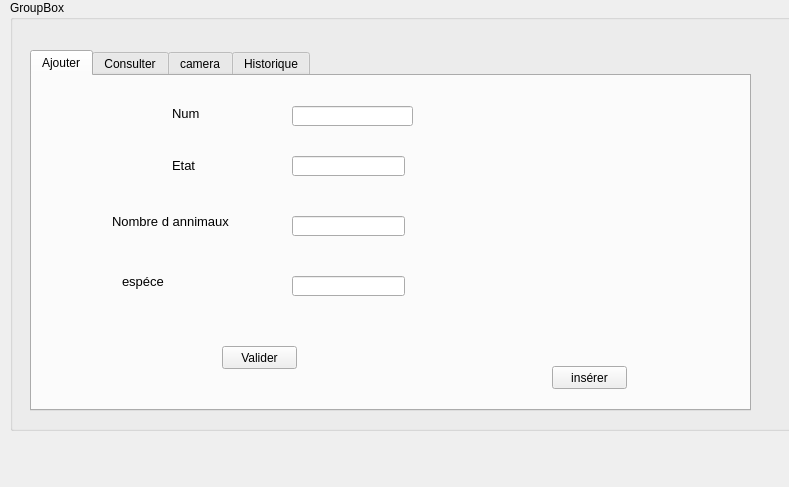
<?xml version="1.0" encoding="UTF-8"?>
<ui version="4.0">
 <class>gestion_cage1</class>
 <widget class="QWidget" name="gestion_cage1">
  <property name="geometry">
   <rect>
    <x>0</x>
    <y>0</y>
    <width>789</width>
    <height>487</height>
   </rect>
  </property>
  <property name="windowTitle">
   <string>Form</string>
  </property>
  <widget class="QGroupBox" name="groupBox">
   <property name="geometry">
    <rect>
     <x>10</x>
     <y>0</y>
     <width>801</width>
     <height>431</height>
    </rect>
   </property>
   <property name="title">
    <string>GroupBox</string>
   </property>
   <widget class="QTabWidget" name="tabWidget">
    <property name="geometry">
     <rect>
      <x>20</x>
      <y>50</y>
      <width>721</width>
      <height>361</height>
     </rect>
    </property>
    <property name="currentIndex">
     <number>0</number>
    </property>
    <widget class="QWidget" name="tab_3">
     <attribute name="title">
      <string>Ajouter</string>
     </attribute>
     <widget class="QPushButton" name="pushButton_valider">
      <property name="geometry">
       <rect>
        <x>190</x>
        <y>270</y>
        <width>75</width>
        <height>23</height>
       </rect>
      </property>
      <property name="text">
       <string>Valider</string>
      </property>
     </widget>
     <widget class="QLabel" name="label_4">
      <property name="geometry">
       <rect>
        <x>140</x>
        <y>30</y>
        <width>47</width>
        <height>14</height>
       </rect>
      </property>
      <property name="text">
       <string>&lt;html&gt;&lt;head/&gt;&lt;body&gt;&lt;p&gt;&lt;span style=&quot; font-size:10pt;&quot;&gt;Num&lt;/span&gt;&lt;/p&gt;&lt;/body&gt;&lt;/html&gt;</string>
      </property>
     </widget>
     <widget class="QLabel" name="label_7">
      <property name="geometry">
       <rect>
        <x>140</x>
        <y>80</y>
        <width>47</width>
        <height>20</height>
       </rect>
      </property>
      <property name="text">
       <string>&lt;html&gt;&lt;head/&gt;&lt;body&gt;&lt;p&gt;&lt;span style=&quot; font-size:10pt;&quot;&gt;Etat&lt;/span&gt;&lt;/p&gt;&lt;/body&gt;&lt;/html&gt;</string>
      </property>
     </widget>
     <widget class="QLabel" name="label_8">
      <property name="geometry">
       <rect>
        <x>80</x>
        <y>130</y>
        <width>131</width>
        <height>31</height>
       </rect>
      </property>
      <property name="text">
       <string>&lt;html&gt;&lt;head/&gt;&lt;body&gt;&lt;p&gt;&lt;span style=&quot; font-size:10pt;&quot;&gt;Nombre d annimaux&lt;/span&gt;&lt;/p&gt;&lt;/body&gt;&lt;/html&gt;</string>
      </property>
     </widget>
     <widget class="QLabel" name="label_9">
      <property name="geometry">
       <rect>
        <x>90</x>
        <y>190</y>
        <width>91</width>
        <height>31</height>
       </rect>
      </property>
      <property name="text">
       <string>&lt;html&gt;&lt;head/&gt;&lt;body&gt;&lt;p&gt;&lt;span style=&quot; font-size:10pt;&quot;&gt;espéce&lt;/span&gt;&lt;/p&gt;&lt;/body&gt;&lt;/html&gt;</string>
      </property>
     </widget>
     <widget class="QLineEdit" name="lineEdit_Num_A">
      <property name="geometry">
       <rect>
        <x>260</x>
        <y>30</y>
        <width>121</width>
        <height>20</height>
       </rect>
      </property>
     </widget>
     <widget class="QLineEdit" name="lineEdit_Etatc_A">
      <property name="geometry">
       <rect>
        <x>260</x>
        <y>80</y>
        <width>113</width>
        <height>20</height>
       </rect>
      </property>
     </widget>
     <widget class="QLineEdit" name="lineEdit_nbr_A">
      <property name="geometry">
       <rect>
        <x>260</x>
        <y>140</y>
        <width>113</width>
        <height>20</height>
       </rect>
      </property>
     </widget>
     <widget class="QLineEdit" name="lineEdit_especec_A">
      <property name="geometry">
       <rect>
        <x>260</x>
        <y>200</y>
        <width>113</width>
        <height>20</height>
       </rect>
      </property>
     </widget>
     <widget class="QLabel" name="placeimage">
      <property name="geometry">
       <rect>
        <x>450</x>
        <y>40</y>
        <width>231</width>
        <height>221</height>
       </rect>
      </property>
      <property name="text">
       <string/>
      </property>
     </widget>
     <widget class="QPushButton" name="pushButton_image">
      <property name="geometry">
       <rect>
        <x>520</x>
        <y>290</y>
        <width>75</width>
        <height>23</height>
       </rect>
      </property>
      <property name="text">
       <string>insérer</string>
      </property>
     </widget>
    </widget>
    <widget class="QWidget" name="tab">
     <attribute name="title">
      <string>Consulter</string>
     </attribute>
     <widget class="QLabel" name="label_2">
      <property name="geometry">
       <rect>
        <x>430</x>
        <y>130</y>
        <width>131</width>
        <height>31</height>
       </rect>
      </property>
      <property name="text">
       <string>&lt;html&gt;&lt;head/&gt;&lt;body&gt;&lt;p&gt;&lt;span style=&quot; font-size:10pt;&quot;&gt;Nombre d annimaux&lt;/span&gt;&lt;/p&gt;&lt;/body&gt;&lt;/html&gt;</string>
      </property>
     </widget>
     <widget class="QLabel" name="label_3">
      <property name="geometry">
       <rect>
        <x>450</x>
        <y>170</y>
        <width>91</width>
        <height>31</height>
       </rect>
      </property>
      <property name="text">
       <string>&lt;html&gt;&lt;head/&gt;&lt;body&gt;&lt;p&gt;&lt;span style=&quot; font-size:10pt;&quot;&gt;espéce&lt;/span&gt;&lt;/p&gt;&lt;/body&gt;&lt;/html&gt;</string>
      </property>
     </widget>
     <widget class="QLineEdit" name="lineEdit_Num">
      <property name="geometry">
       <rect>
        <x>560</x>
        <y>30</y>
        <width>113</width>
        <height>20</height>
       </rect>
      </property>
     </widget>
     <widget class="QLineEdit" name="lineEdit_especec">
      <property name="geometry">
       <rect>
        <x>570</x>
        <y>180</y>
        <width>113</width>
        <height>20</height>
       </rect>
      </property>
     </widget>
     <widget class="QLabel" name="label">
      <property name="geometry">
       <rect>
        <x>480</x>
        <y>30</y>
        <width>47</width>
        <height>14</height>
       </rect>
      </property>
      <property name="text">
       <string>&lt;html&gt;&lt;head/&gt;&lt;body&gt;&lt;p&gt;&lt;span style=&quot; font-size:10pt;&quot;&gt;Num&lt;/span&gt;&lt;/p&gt;&lt;/body&gt;&lt;/html&gt;</string>
      </property>
     </widget>
     <widget class="QLabel" name="label_5">
      <property name="geometry">
       <rect>
        <x>480</x>
        <y>80</y>
        <width>47</width>
        <height>20</height>
       </rect>
      </property>
      <property name="text">
       <string>&lt;html&gt;&lt;head/&gt;&lt;body&gt;&lt;p&gt;&lt;span style=&quot; font-size:10pt;&quot;&gt;Etat&lt;/span&gt;&lt;/p&gt;&lt;/body&gt;&lt;/html&gt;</string>
      </property>
     </widget>
     <widget class="QLineEdit" name="lineEdit_Etatc">
      <property name="geometry">
       <rect>
        <x>560</x>
        <y>80</y>
        <width>113</width>
        <height>20</height>
       </rect>
      </property>
     </widget>
     <widget class="QPushButton" name="pushButton_modifier">
      <property name="geometry">
       <rect>
        <x>590</x>
        <y>220</y>
        <width>81</width>
        <height>21</height>
       </rect>
      </property>
      <property name="text">
       <string>modifier</string>
      </property>
     </widget>
     <widget class="QTableView" name="tableView">
      <property name="geometry">
       <rect>
        <x>10</x>
        <y>20</y>
        <width>411</width>
        <height>221</height>
       </rect>
      </property>
     </widget>
     <widget class="QLabel" name="label_6">
      <property name="geometry">
       <rect>
        <x>90</x>
        <y>260</y>
        <width>47</width>
        <height>14</height>
       </rect>
      </property>
      <property name="text">
       <string>NUM</string>
      </property>
     </widget>
     <widget class="QLineEdit" name="lineEdit_Num_2">
      <property name="geometry">
       <rect>
        <x>160</x>
        <y>260</y>
        <width>113</width>
        <height>20</height>
       </rect>
      </property>
     </widget>
     <widget class="QPushButton" name="pushButton_supprimer">
      <property name="geometry">
       <rect>
        <x>490</x>
        <y>220</y>
        <width>81</width>
        <height>21</height>
       </rect>
      </property>
      <property name="text">
       <string>supprimer</string>
      </property>
     </widget>
     <widget class="QPushButton" name="pushButtontri">
      <property name="geometry">
       <rect>
        <x>450</x>
        <y>300</y>
        <width>91</width>
        <height>23</height>
       </rect>
      </property>
      <property name="text">
       <string>TRI nbr croissant</string>
      </property>
     </widget>
     <widget class="QPushButton" name="pushButton_recherche">
      <property name="geometry">
       <rect>
        <x>300</x>
        <y>260</y>
        <width>75</width>
        <height>23</height>
       </rect>
      </property>
      <property name="text">
       <string>recherche</string>
      </property>
     </widget>
     <widget class="QLineEdit" name="lineEdit_nbr">
      <property name="geometry">
       <rect>
        <x>560</x>
        <y>130</y>
        <width>113</width>
        <height>20</height>
       </rect>
      </property>
     </widget>
     <widget class="QPushButton" name="pushButton_tri2">
      <property name="geometry">
       <rect>
        <x>330</x>
        <y>300</y>
        <width>101</width>
        <height>23</height>
       </rect>
      </property>
      <property name="text">
       <string>TRI par num</string>
      </property>
     </widget>
     <widget class="QPushButton" name="pushButton_tri3">
      <property name="geometry">
       <rect>
        <x>210</x>
        <y>300</y>
        <width>91</width>
        <height>23</height>
       </rect>
      </property>
      <property name="text">
       <string>TRI par espéces</string>
      </property>
     </widget>
     <widget class="QPushButton" name="pushButton">
      <property name="geometry">
       <rect>
        <x>600</x>
        <y>270</y>
        <width>75</width>
        <height>23</height>
       </rect>
      </property>
      <property name="text">
       <string>google</string>
      </property>
     </widget>
     <widget class="QPushButton" name="pushButton_staaaaat">
      <property name="geometry">
       <rect>
        <x>110</x>
        <y>300</y>
        <width>75</width>
        <height>23</height>
       </rect>
      </property>
      <property name="text">
       <string>statistique</string>
      </property>
     </widget>
    </widget>
    <widget class="QWidget" name="tab_2">
     <attribute name="title">
      <string>camera</string>
     </attribute>
     <widget class="QScrollArea" name="scrollArea">
      <property name="geometry">
       <rect>
        <x>20</x>
        <y>40</y>
        <width>671</width>
        <height>281</height>
       </rect>
      </property>
      <property name="widgetResizable">
       <bool>true</bool>
      </property>
      <widget class="QWidget" name="scrollAreaWidgetContents">
       <property name="geometry">
        <rect>
         <x>0</x>
         <y>0</y>
         <width>669</width>
         <height>279</height>
        </rect>
       </property>
      </widget>
     </widget>
     <widget class="QPushButton" name="OptionsPushButton">
      <property name="geometry">
       <rect>
        <x>110</x>
        <y>10</y>
        <width>441</width>
        <height>23</height>
       </rect>
      </property>
      <property name="text">
       <string>options</string>
      </property>
     </widget>
    </widget>
    <widget class="QWidget" name="tab_4">
     <attribute name="title">
      <string>Historique</string>
     </attribute>
     <widget class="QTableView" name="tableView_2">
      <property name="geometry">
       <rect>
        <x>150</x>
        <y>20</y>
        <width>411</width>
        <height>231</height>
       </rect>
      </property>
     </widget>
     <widget class="QPushButton" name="pushButton_H">
      <property name="geometry">
       <rect>
        <x>254</x>
        <y>280</y>
        <width>141</width>
        <height>23</height>
       </rect>
      </property>
      <property name="text">
       <string>afficher historique</string>
      </property>
     </widget>
     <widget class="QPushButton" name="pushButton_2">
      <property name="geometry">
       <rect>
        <x>470</x>
        <y>280</y>
        <width>75</width>
        <height>23</height>
       </rect>
      </property>
      <property name="text">
       <string>supprimer</string>
      </property>
     </widget>
     <widget class="QLineEdit" name="lineEditid">
      <property name="geometry">
       <rect>
        <x>80</x>
        <y>280</y>
        <width>113</width>
        <height>20</height>
       </rect>
      </property>
     </widget>
     <widget class="QPushButton" name="pushButton_pdf">
      <property name="geometry">
       <rect>
        <x>30</x>
        <y>130</y>
        <width>75</width>
        <height>23</height>
       </rect>
      </property>
      <property name="text">
       <string>pdf</string>
      </property>
     </widget>
    </widget>
   </widget>
  </widget>
 </widget>
 <resources/>
 <connections/>
</ui>
